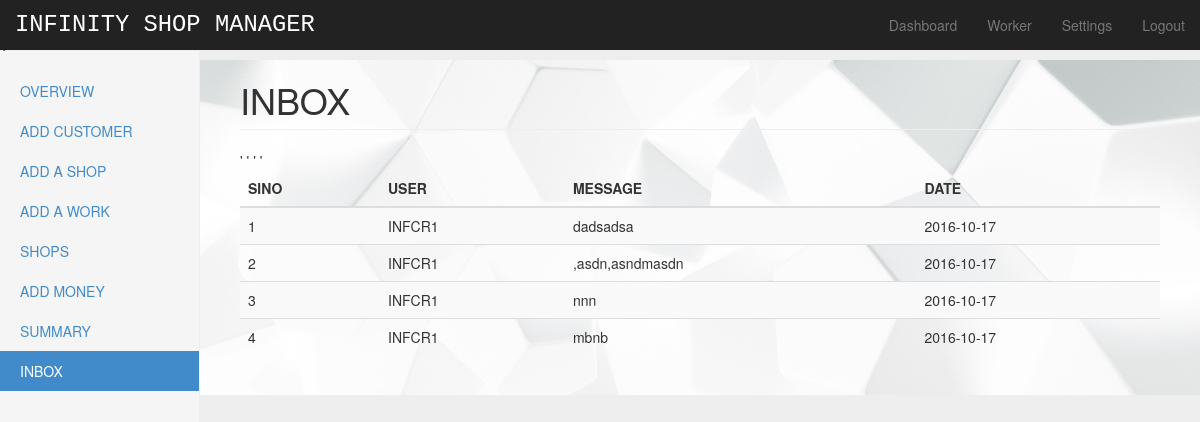
Page /php/message.php (signed in) on the committed database.
### tables this page shows
CREATE TABLE IF NOT EXISTS `message` (
  `sino` int(100) NOT NULL AUTO_INCREMENT,
  `user` int(100) NOT NULL,
  `message` varchar(100) NOT NULL,
  `date` date NOT NULL,
  PRIMARY KEY (`sino`)
);

### php/message.php (the view, shortened to what this page needs)
<?php
if(isset($_SESSION['user']))
{
    ?>
<!DOCTYPE html>
<html lang="en">
  <head>
  <script src="m/dist/sweetalert.min.js"></script> <link rel="stylesheet" type="text/css" href="m/dist/sweetalert.css">
    <link href="css/bootstrap.min.css" rel="stylesheet">
    <link href="css/dashboard.css" rel="stylesheet">
  </head>
  <body>
    <div class="navbar navbar-inverse navbar-fixed-top" role="navigation">
      <div class="container-fluid">
        <div class="navbar-header">
          <a class="navbar-brand" href="#">INFINITY SHOP MANAGER</a>
        </div>
        <div class="navbar-collapse collapse">
          <ul class="nav navbar-nav navbar-right">
            <li><a class= "active" href="home.php">Dashboard</a></li>
            <li ><a href="worker.php">Worker</a></li>
            <li><a href="settings.php">Settings</a></li>
            <li><a href="logout.php">Logout</a></li>
          </ul>
        </div>
      </div>
    </div>
   < <div class="container-fluid">
      <div class="row">
        <div  class="col-sm-3 col-md-2 sidebar" >
          <ul class="nav nav-sidebar">
              <li><a href="home.php">OVERVIEW</a></li>
             <li><a href="add_customer.php">ADD CUSTOMER</a></li>
            <li><a href="add_shop.php">ADD A SHOP</a></li>
            <li><a href="add_work.php">ADD A WORK</a></li>
            <li><a href="shops.php">SHOPS</a></li>
            <li><a href="add_money.php">ADD MONEY</a></li>
            <li><a href="account.php">SUMMARY</a></li>
            <li class="active"><a href="message.php">INBOX</a></li>
          </ul>
        </div>
        <div class="col-sm-9 col-sm-offset-3 col-md-10 col-md-offset-2 main" style="background-image:url('images/1.jpg') ;background-repeat: no-repeat; background-position: center;background-size: cover;">
          <h1 class="page-header">INBOX</h1>
          <?php
              require_once 'db_connect.php';
          $q="SELECT * FROM `message` ORDER BY date ;";
					$res=mysqli_query($con,$q);
					echo "  <table class='table table-striped'>
              <thead>
                <tr>
                  <th>SINO</th>
                  <th>USER</th>
                  <th>MESSAGE</th>
                  <th>DATE</th>
                </tr>
              </thead>
              <tbody>";
					while($row=mysqli_fetch_array($res))
					{
						$sino=$row['sino'];
						$user=$row['user'];
                                                $user="INFCR".$user;
                                                $message=$row['message'];
						$date=$row['date'];
                                                echo"'    <td>  $sino</td>
                  <td>$user</td>
                  <td>$message</td>
                  <td>$date</td>
                </tr>";
                    }
                                                        ?>
              </tbody>
            </table>
          </div>
        </div>
      </div>
  </body>
</html>
<?php
}
else
 {
  $_SESSION['error'] = "Please Login to continue";
  header("Location: index.php");
}
?>

### php/css/dashboard.css (style rules this page uses)
body { padding-top: 50px; }
.navbar-fixed-top { border: 0; }
.navbar-brand { font-family: monospace; font-size: 170%; color: white; }
.sidebar { display: none; }
@media (min-width: 768px) { .sidebar { position: fixed; top: 51px; bottom: 0; left: 0; z-index: 1000; display: block; padding: 20px; overflow-x: hidden; overflow-y: auto; background-color: #f5f5f5; border-right: 1px solid #eee; } }
.nav-sidebar { margin-right: -21px; margin-bottom: 20px; margin-left: -20px; }
.nav-sidebar > li > a { padding-right: 20px; padding-left: 20px; }
.nav-sidebar > .active > a, .nav-sidebar > .active > a:hover, .nav-sidebar > .active > a:focus { color: #fff; background-color: #428bca; }
.main { padding: 20px; }
@media (min-width: 768px) { .main { padding-right: 40px; padding-left: 40px; } }
.main .page-header { margin-top: 0; }
body { padding-top: 40px; padding-bottom: 40px; background-color: #eee; }

### rows in the picture
message: sino "1", user "INFCR1", message "dadsadsa", date "2016-10-17"
message: sino "2", user "INFCR1", message ",asdn,asndmasdn", date "2016-10-17"
message: sino "3", user "INFCR1", message "nnn", date "2016-10-17"
message: sino "4", user "INFCR1", message "mbnb", date "2016-10-17"
